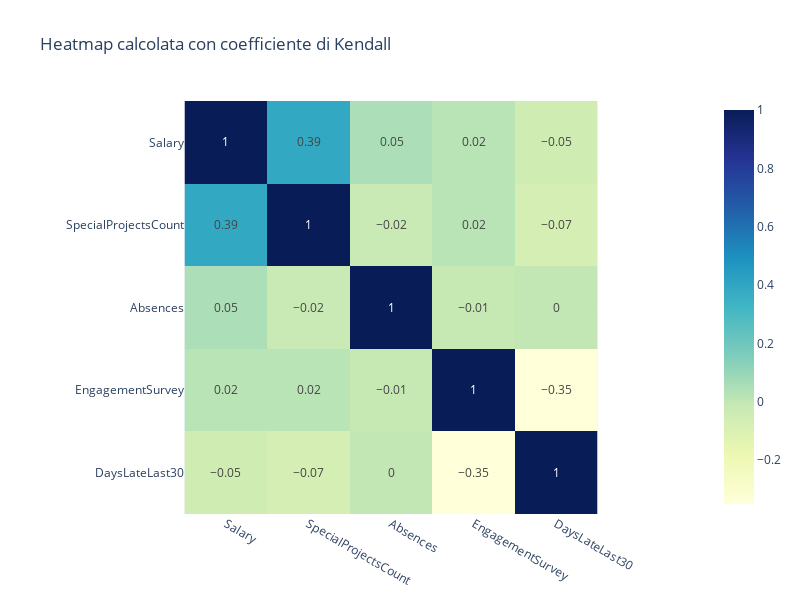

Notebook cell for this chart:
### Markdown cell above
Anche valutando il coefficiente di correlazione di Spearman risultano evidenti la correlazione positiva tra *SpecialProjectsCount* e *Salary* e la correlazione negativa, questa volta con un valore di correlazione leggermente minore rispetto a quanto riportato con Pearson, tra *DatsLateLast30* ed *EngagementSurvey*. Potremmo aspettarci che le valutazioni introdotte in questo caso siano leggermente più affidabili rispetto a quanto riportato nella heat-map considerando il coefficiente di Pearson, data la tendenziale non-normalità delle variabili e la maggior robustezza del coefficiente di Spearman rispetto agli outlier delle distribuzioni.

### Code cell
''''plt.rcParams["figure.figsize"]=[14,6]
sns.set_context("notebook", font_scale=1.2, rc={"font.size":10,"axes.titlesize":10,"axes.labelsize":8})
sns.heatmap(df_int.corr('kendall'), annot=True, fmt=".2f")
plt.title("Heatmap calcolata con coefficiente di Kendall", fontsize = 15)

plt.show()'''


fig = px.imshow(round(df_int.corr('kendall'),2), text_auto = True, width=800, height=600 , color_continuous_scale='YlGnBu',
               title = "Heatmap calcolata con coefficiente di Kendall")

fig.show()

### Figure 1 — Plotly figure (JSON) as saved in the notebook; plotly's stock layout.template omitted (floating-point values rounded to 4 significant figures)
{"data": [{"coloraxis": "coloraxis", "hovertemplate": "x: %{x}<br>y: %{y}<br>color: %{z}<extra></extra>", "name": "0", "texttemplate": "%{z}", "type": "heatmap", "x": ["Salary", "SpecialProjectsCount", "Absences", "EngagementSurvey", "DaysLateLast30"], "xaxis": "x", "y": ["Salary", "SpecialProjectsCount", "Absences", "EngagementSurvey", "DaysLateLast30"], "yaxis": "y", "z": [[1, 0.39, 0.05, 0.02, -0.05], [0.39, 1, -0.02, 0.02, -0.07], [0.05, -0.02, 1, -0.01, 0], [0.02, 0.02, -0.01, 1, -0.35], [-0.05, -0.07, 0, -0.35, 1]]}], "layout": {"coloraxis": {"colorscale": [[0, "rgb(255,255,217)"], [0.125, "rgb(237,248,177)"], [0.25, "rgb(199,233,180)"], [0.375, "rgb(127,205,187)"], [0.5, "rgb(65,182,196)"], [0.625, "rgb(29,145,192)"], [0.75, "rgb(34,94,168)"], [0.875, "rgb(37,52,148)"], [1, "rgb(8,29,88)"]]}, "height": 600, "title": {"text": "Heatmap calcolata con coefficiente di Kendall"}, "width": 800, "xaxis": {"anchor": "y", "constrain": "domain", "domain": [0, 1], "scaleanchor": "y"}, "yaxis": {"anchor": "x", "autorange": "reversed", "constrain": "domain", "domain": [0, 1]}}}
